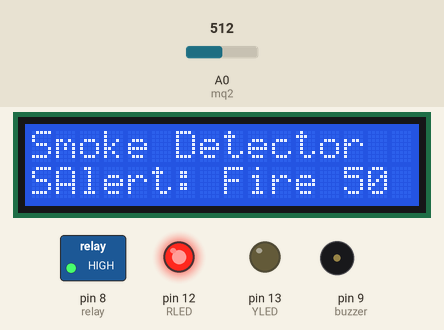
Simulated run of this sketch. Board: Arduino Uno, built with avr-gcc and run on an emulated ATmega328P. On the bench: 16×2 character LCD, switched loads named in the sketch (green lamp = pin HIGH), output pins drawn as LEDs (lit = HIGH), buzzer (waves = sounding). The test bench sets the inputs (shaded band); at power-on: A0 (mq2) = 512. What the sketch prints to the serial monitor is not drawn.

Above: at 0.92 s.
1.3 s: A0 (mq2) set to 143
At 1.68 s:
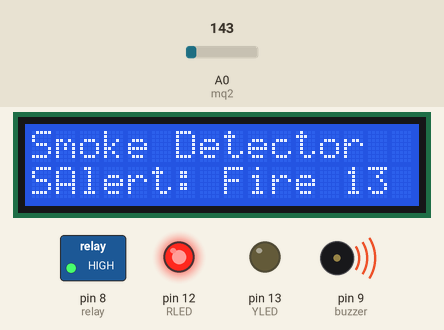
3.0 s: A0 (mq2) set to 127
At 3.8 s:
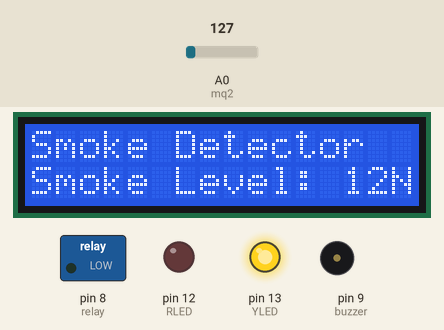
4.5 s: A0 (mq2) set to 306
At 4.96 s:
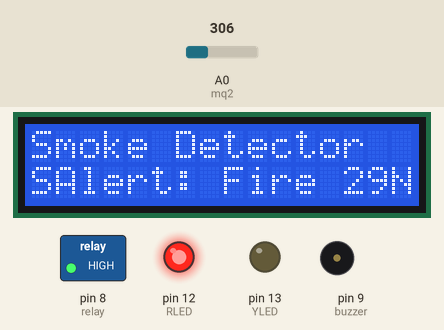
6.8 s: A0 (mq2) set to 0
At 8.2 s:
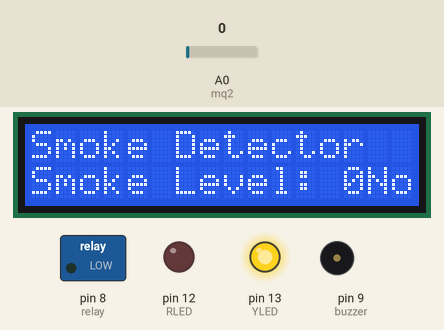
8.6 s: A0 (mq2) set to 511
At 8.99 s:
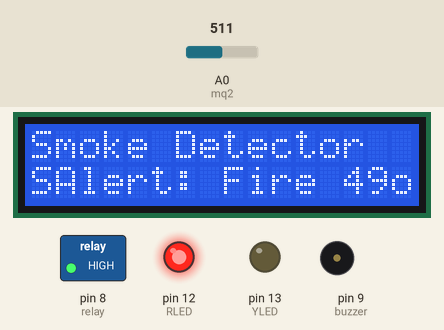
10.8 s: A0 (mq2) set to 1015
At 11.26 s:
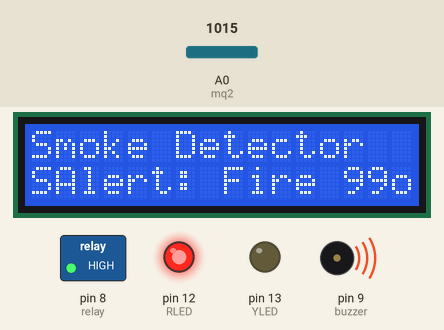
12.6 s: A0 (mq2) set to 1023
Timing chart, 0 to 15.8 s (numbered marks = the images above; inputs shaded):
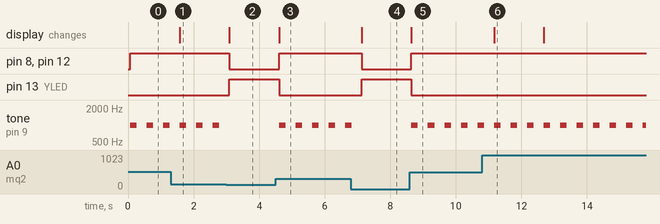

Measured:
- the behaviour switches between 133 and 132 on A0 (mq2) (found by bisection; images 1 and 2)
- after the input at 1.3 s, the display: changes after 0.28 s (image 1)
- after the input at 3.0 s, pin 8 (relay), pin 12 (RLED): HIGH → LOW after 0.10 s; pin 13 (YLED): LOW → HIGH after 0.10 s; tone on pin 9 (buzzer): stops changing and stays silent; the display: changes after 0.10 s (image 2)
- after the input at 4.5 s, pin 8 (relay), pin 12 (RLED): LOW → HIGH after 0.11 s; pin 13 (YLED): HIGH → LOW after 0.11 s; tone on pin 9 (buzzer): alternates 1000 Hz for 0.20 s and silent for 0.30 s, starting after 0.11 s; the display: changes after 0.11 s (image 3)
- after the input at 6.8 s, pin 8 (relay), pin 12 (RLED): HIGH → LOW after 0.33 s; pin 13 (YLED): LOW → HIGH after 0.33 s; tone on pin 9 (buzzer): goes on until 6.8 s, then stays silent; the display: changes after 0.33 s (image 4)
- after the input at 8.6 s, pin 8 (relay), pin 12 (RLED): LOW → HIGH after 0.05 s; pin 13 (YLED): HIGH → LOW after 0.05 s; tone on pin 9 (buzzer): alternates 1000 Hz for 0.20 s and silent for 0.30 s, starting after 0.05 s; the display: changes after 0.05 s (image 5)
- after the input at 10.8 s, the display: changes after 0.37 s (image 6)
- by itself, tone on pin 9 (buzzer): alternates 1000 Hz for 0.20 s and silent for 0.30 s

The sketch:

code.ino
```cpp
#include <LiquidCrystal.h>
#include <SoftwareSerial.h>

// Pin definitions for LCD display
LiquidCrystal lcd(7, 6, 5, 4, 3, 2);
//SoftwareSerial bluetooth(1, 0);

// Pin definitions for MQ2 gas sensor
const int mq2= A0;

const int relay = 8;
const int buzzer = 9;
int RLED= 12;
int YLED= 13;


void setup() {
  // Initialize the LCD display
  lcd.begin(16, 2);
  lcd.print("Smoke Detector");

  // Initialize the MQ2 gas sensor
  pinMode(mq2, INPUT);

  // Initialize the relay module, buzzer, LED, fan, and exhaust fan
  pinMode(relay, OUTPUT);
  pinMode(buzzer, OUTPUT);
  pinMode(RLED, OUTPUT);
  pinMode(YLED, OUTPUT);
  Serial.begin(9600);
  //bluetooth.begin(9600);
}

void loop() {
  // Read the analog value from the MQ2 gas sensor
  int sensor_value = analogRead(mq2); //read MQ2 analog outputs at A0
  int smoke = map(sensor_value, 0, 1023, 0, 100);
  Serial.print("Smoke Level: ");  //print message in serail monitor
  Serial.println(smoke);            //print value of smoke level in serial monitor

  // Display the smoke density on the LCD display
  lcd.setCursor(0, 1);
  lcd.print("Smoke Level: ");
  lcd.print(smoke);

  // Check if the smoke density is above the threshold
  if (smoke > 12) {
    lcd.setCursor(1,1);         //jump here if smoke level is greater than threshold
    lcd.print("Alert: Fire");
    Serial.println("Alert: Fire");
    //bluetooth.write("Alert: Fire");
    //Activate the relay module, buzzer, and LED
    digitalWrite(relay, HIGH);
    digitalWrite(RLED, HIGH);
    digitalWrite(YLED, LOW);
    tone(buzzer, 1000, 200);
  }
  else {

    lcd.print ("No Smoke Detected");
    //bluetooth.write("No Smoke Detected");
    Serial.println("No Smoke Detected");

    // Deactivate the relay module, buzzer, and LED
    digitalWrite(relay, LOW);
    digitalWrite(RLED, LOW);
    digitalWrite(YLED, HIGH);
    noTone(buzzer);
  }

  // Wait for half a second before checking again
delay(500);
}
```
